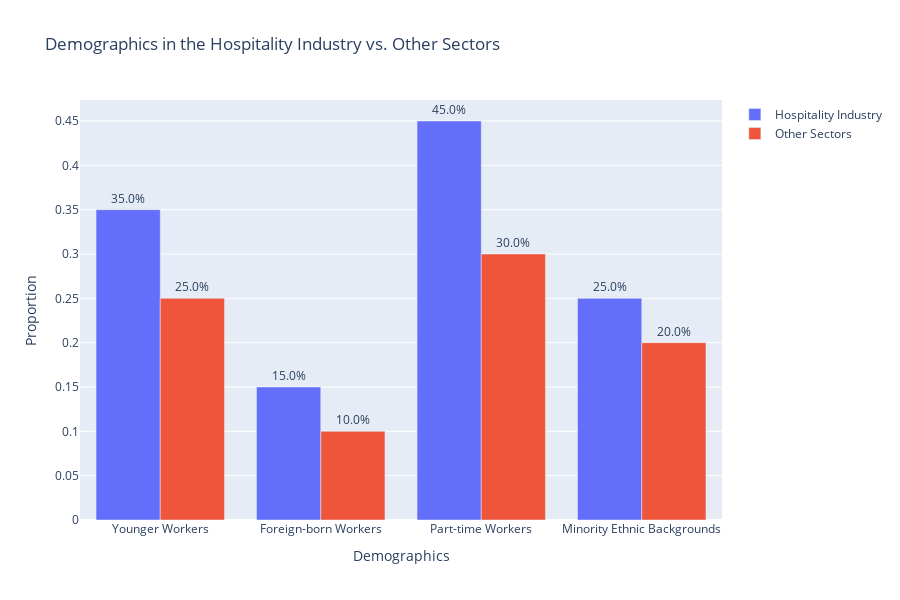

The cell this chart's notebook holds for it:
### Code cell
# Data for the hospitality industry demographics
demographics = ["Younger Workers", "Foreign-born Workers", "Part-time Workers", "Minority Ethnic Backgrounds"]
hospitality_proportions = [0.35, 0.15, 0.45, 0.25]

# Data for other sectors demographics (example values, you can replace with actual data)
other_proportions = [0.25, 0.10, 0.30, 0.20]

# Create a bar chart for the demographics
fig = go.Figure()

fig.add_trace(go.Bar(
    x=demographics,
    y=hospitality_proportions,
    name="Hospitality Industry",
    text=[f"{p*100:.1f}%" for p in hospitality_proportions],
    textposition='outside',
))

fig.add_trace(go.Bar(
    x=demographics,
    y=other_proportions,
    name="Other Sectors",
    text=[f"{p*100:.1f}%" for p in other_proportions],
    textposition='outside',
))

fig.update_layout(
    title="Demographics in the Hospitality Industry vs. Other Sectors",
    xaxis_title="Demographics",
    yaxis_title="Proportion",
    barmode='group',
    height=600,  # Set the height to 600 pixels
)

# Show the graph
fig.show()

### Figure 1 — Plotly figure (JSON) as saved in the notebook; plotly's stock layout.template omitted (floating-point values rounded to 4 significant figures)
{"data": [{"name": "Hospitality Industry", "text": ["35.0%", "15.0%", "45.0%", "25.0%"], "textposition": "outside", "type": "bar", "x": ["Younger Workers", "Foreign-born Workers", "Part-time Workers", "Minority Ethnic Backgrounds"], "y": [0.35, 0.15, 0.45, 0.25]}, {"name": "Other Sectors", "text": ["25.0%", "10.0%", "30.0%", "20.0%"], "textposition": "outside", "type": "bar", "x": ["Younger Workers", "Foreign-born Workers", "Part-time Workers", "Minority Ethnic Backgrounds"], "y": [0.25, 0.1, 0.3, 0.2]}], "layout": {"barmode": "group", "height": 600, "title": {"text": "Demographics in the Hospitality Industry vs. Other Sectors"}, "xaxis": {"title": {"text": "Demographics"}}, "yaxis": {"title": {"text": "Proportion"}}}}
